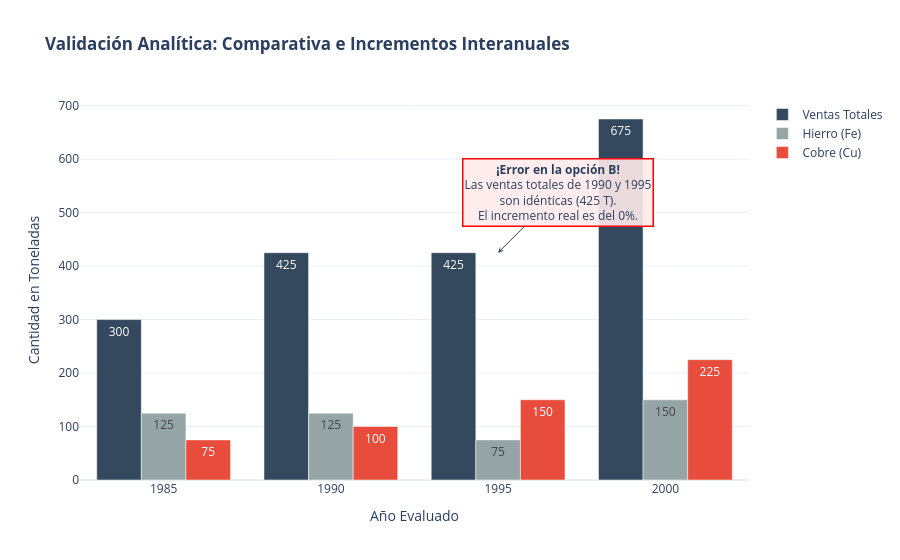

Here is the notebook cell this chart was saved with:
### Markdown cell above
# 2. Procesamiento matemático y visualización con Pandas y Plotly

El siguiente fragmento de código procesa los cálculos utilizando un `DataFrame` de **Pandas** y despliega un gráfico de validación dinámico mediante **Plotly**.

### Code cell
import pandas as pd
import plotly.graph_objects as go

# 1. Procesamiento estructurado con Pandas
data_reporte = {
    'Año': [1985, 1990, 1995, 2000],
    'Aluminio': [100, 200, 200, 300],
    'Hierro': [125, 125, 75, 150],
    'Cobre': [75, 100, 150, 225]
}

df_metales = pd.DataFrame(data_reporte)
df_metales['Total_Ventas'] = df_metales['Aluminio'] + df_metales['Hierro'] + df_metales['Cobre']

print("Análisis de datos anuales (Pandas):")
print(df_metales[['Año', 'Total_Ventas', 'Hierro', 'Cobre']])
print("-" * 50)

# 2. Visualización con Plotly
fig = go.Figure()

# Agregar la traza de barras agrupadas para el análisis visual
fig.add_trace(go.Bar(x=df_metales['Año'], y=df_metales['Total_Ventas'], name='Ventas Totales', marker_color='#34495e', text=df_metales['Total_Ventas'], textposition='auto'))
fig.add_trace(go.Bar(x=df_metales['Año'], y=df_metales['Hierro'], name='Hierro (Fe)', marker_color='#95a5a6', text=df_metales['Hierro'], textposition='auto'))
fig.add_trace(go.Bar(x=df_metales['Año'], y=df_metales['Cobre'], name='Cobre (Cu)', marker_color='#e74c3c', text=df_metales['Cobre'], textposition='auto'))

# Ajuste del diseño
fig.update_layout(
    title='<b>Validación Analítica: Comparativa e Incrementos Interanuales</b>',
    # CORRECCIÓN AQUÍ: tick0 define el inicio y dtick=5 fuerza el salto de 5 en 5 años
    xaxis=dict(
        title='Año Evaluado', 
        tickmode='linear',
        tick0=1985,
        dtick=5
    ),
    yaxis=dict(title='Cantidad en Toneladas'),
    template='plotly_white',
    barmode='group'
)

# Agregar anotación en los totales de 1990 y 1995 evidenciando que la opción B es falsa
fig.add_annotation(
    x=1995,
    y=425,
    text="<b>¡Error en la opción B!</b><br>Las ventas totales de 1990 y 1995<br>son idénticas (425 T).<br>El incremento real es del 0%.",
    showarrow=True,
    arrowhead=3,
    ax=60,
    ay=-60,
    bgcolor="rgba(255, 235, 235, 0.9)",
    bordercolor="red",
    borderwidth=1.5
)

fig.show()

# Exportación de la imagen fija a tu directorio
fig.write_image(r"C:\Users\marco\Downloads\verificacion_totales_metal.png", 
                format='png', scale=2)

### Figure 1 — Plotly figure (JSON) as saved in the notebook; plotly's stock layout.template omitted (floating-point values rounded to 4 significant figures)
{"data": [{"marker": {"color": "#34495e"}, "name": "Ventas Totales", "text": [300.0, 425.0, 425.0, 675.0], "textposition": "auto", "type": "bar", "x": [1985, 1990, 1995, 2000], "y": [300, 425, 425, 675]}, {"marker": {"color": "#95a5a6"}, "name": "Hierro (Fe)", "text": [125.0, 125.0, 75.0, 150.0], "textposition": "auto", "type": "bar", "x": [1985, 1990, 1995, 2000], "y": [125, 125, 75, 150]}, {"marker": {"color": "#e74c3c"}, "name": "Cobre (Cu)", "text": [75.0, 100.0, 150.0, 225.0], "textposition": "auto", "type": "bar", "x": [1985, 1990, 1995, 2000], "y": [75, 100, 150, 225]}], "layout": {"annotations": [{"arrowhead": 3, "ax": 60, "ay": -60, "bgcolor": "rgba(255, 235, 235, 0.9)", "bordercolor": "red", "borderwidth": 1.5, "showarrow": true, "text": "<b>¡Error en la opción B!</b><br>Las ventas totales de 1990 y 1995<br>son idénticas (425 T).<br>El incremento real es del 0%.", "x": 1995, "y": 425}], "barmode": "group", "title": {"text": "<b>Validación Analítica: Comparativa e Incrementos Interanuales</b>"}, "xaxis": {"dtick": 5, "tick0": 1985, "tickmode": "linear", "title": {"text": "Año Evaluado"}}, "yaxis": {"title": {"text": "Cantidad en Toneladas"}}}}
